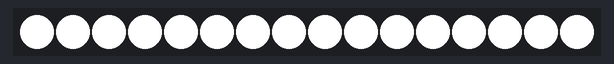
The sketch below on a simulated Arduino Uno, built with avr-gcc and run on an emulated ATmega328P. Parts: 16 RGB LEDs in strip order, left to right. Dim RGB values are drawn brighter than linear.

Above: at 0.9 s.
At 2.99 s:
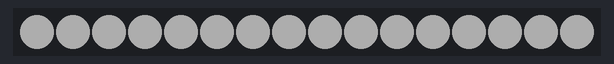

Measured:
- by itself, everything shown: repeats every 2.9 s, in 5 steps
- what the display in image 0 shows lasts 2.0 s, from 0.9 s to 2.9 s

The sketch:

Luz.ino
```cpp
#include <Adafruit_NeoPixel.h>

#define PIN            2 // usei o pino 2 para ligar o neopixel

// How many NeoPixels are attached to the Arduino?
#define NUMPIXELS      16 // aqui voce muda pra 16 que é o numero de leds

Adafruit_NeoPixel pixels = Adafruit_NeoPixel(NUMPIXELS, PIN, NEO_GRB + NEO_KHZ800);

int delayval = 100; // delay for half a second

void setup()
{
  pixels.begin(); // This initializes the NeoPixel library.
}

void loop()
{
  /*for(int i=0;i<NUMPIXELS;i++)
  {
    // pixels.Color takes RGB values, from 0,0,0 up to 255,255,255
    pixels.setPixelColor(i, pixels.Color(255,0,0)); // Moderately bright green color.
    pixels.show(); // This sends the updated pixel color to the hardware.
    delay(delayval); // Delay for a period of time (in milliseconds).
  }*/


 for(int i=0;i<NUMPIXELS;i++)
  {
    // pixels.Color takes RGB values, from 0,0,0 up to 255,255,255
    pixels.setPixelColor(i, pixels.Color(50,50,50)); // Moderately bright green color.
    pixels.show(); // This sends the updated pixel color to the hardware.
    //delay(delayval); // Delay for a period of time (in milliseconds).
  }
  delay(200);
  for(int i=0;i<NUMPIXELS;i++)
  {
    // pixels.Color takes RGB values, from 0,0,0 up to 255,255,255
    pixels.setPixelColor(i, pixels.Color(100,100,100)); // Moderately bright green color.
    pixels.show(); // This sends the updated pixel color to the hardware.
  }
  delay(200);
  for(int i=0;i<NUMPIXELS;i++)
  {
    // pixels.Color takes RGB values, from 0,0,0 up to 255,255,255
    pixels.setPixelColor(i, pixels.Color(150,150,150)); // Moderately bright green color.
    pixels.show(); // This sends the updated pixel color to the hardware.

  }
  delay(200); // Delay for a period of time (in milliseconds).
   for(int i=0;i<NUMPIXELS;i++)
  {
    // pixels.Color takes RGB values, from 0,0,0 up to 255,255,255
    pixels.setPixelColor(i, pixels.Color(200,200,200)); // Moderately bright green color.
    pixels.show(); // This sends the updated pixel color to the hardware.
  }
  delay(200); // Delay for a period of time (in milliseconds).
  for(int i=0;i<NUMPIXELS;i++)
  {
    // pixels.Color takes RGB values, from 0,0,0 up to 255,255,255
    pixels.setPixelColor(i, pixels.Color(255,255,255)); // Moderately bright green color.
    pixels.show(); // This sends the updated pixel color to the hardware.
    delay(1); // Delay for a period of time (in milliseconds).
  }
   delay(2000);

}
```
